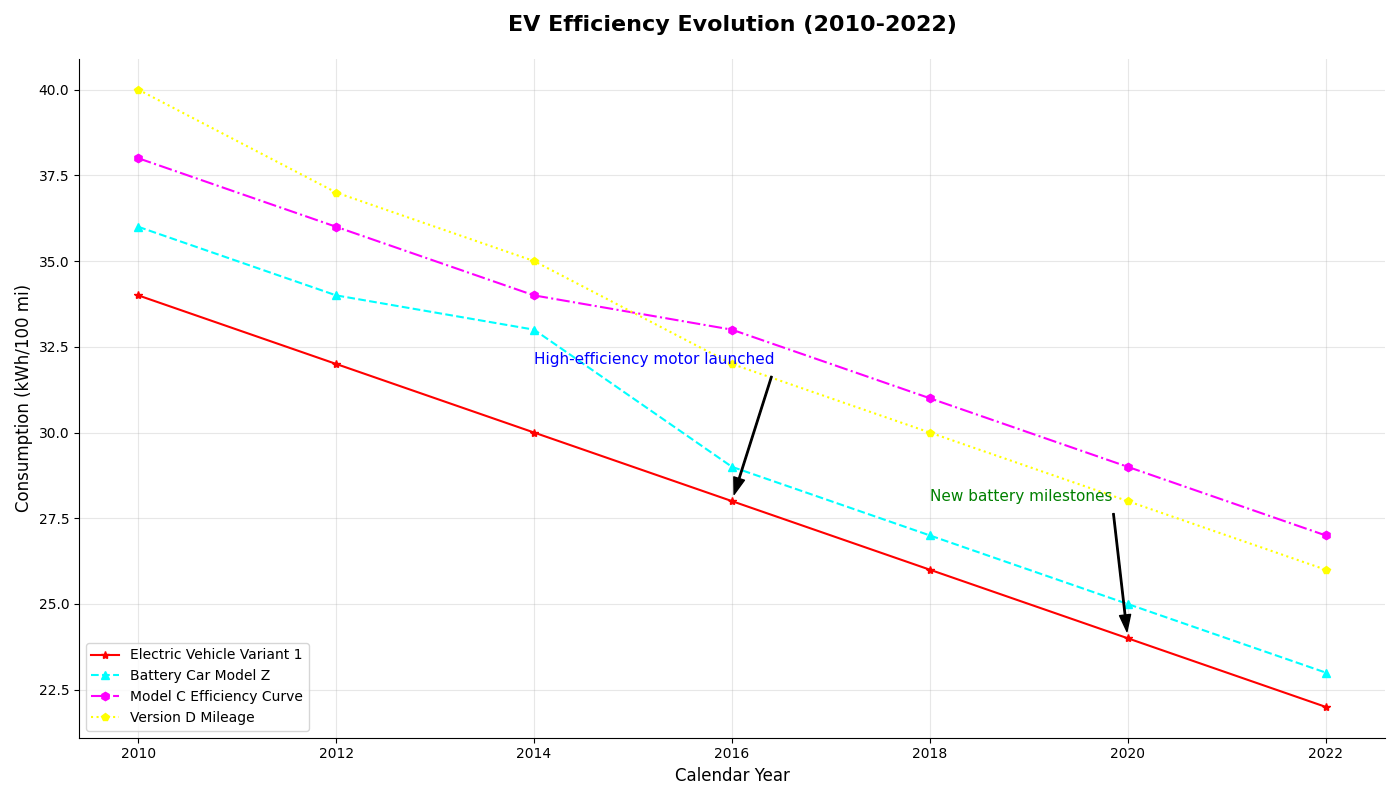

Generate this figure with Python:
import matplotlib.pyplot as plt
import numpy as np

years = np.array([2010, 2012, 2014, 2016, 2018, 2020, 2022])

efficiency_model_A = np.array([34, 32, 30, 28, 26, 24, 22])
efficiency_model_B = np.array([36, 34, 33, 29, 27, 25, 23])
efficiency_model_C = np.array([38, 36, 34, 33, 31, 29, 27])
efficiency_model_D = np.array([40, 37, 35, 32, 30, 28, 26])

plt.figure(figsize=(14, 8))
plt.plot(years, efficiency_model_A, '*-', label='Electric Vehicle Variant 1', color='red')
plt.plot(years, efficiency_model_B, '^--', label='Battery Car Model Z', color='cyan')
plt.plot(years, efficiency_model_C, 'h-.', label='Model C Efficiency Curve', color='magenta')
plt.plot(years, efficiency_model_D, 'p:', label='Version D Mileage', color='yellow')

plt.title('EV Efficiency Evolution (2010-2022)', fontsize=16, fontweight='bold', pad=20)
plt.xlabel('Calendar Year', fontsize=12)
plt.ylabel('Consumption (kWh/100 mi)', fontsize=12)

plt.annotate('High-efficiency motor launched', 
             xy=(2016, 28), xytext=(2014, 32), 
             arrowprops=dict(facecolor='black', shrink=0.05, width=1, headwidth=8),
             fontsize=11, color='blue')
plt.annotate('New battery milestones', 
             xy=(2020, 24), xytext=(2018, 28), 
             arrowprops=dict(facecolor='black', shrink=0.05, width=1, headwidth=8),
             fontsize=11, color='green')

plt.grid(linestyle='-', alpha=0.3)
plt.legend(loc='lower left', fontsize=10, frameon=True)
plt.gca().spines['top'].set_visible(False)
plt.gca().spines['right'].set_visible(False)

plt.tight_layout()
plt.show()
